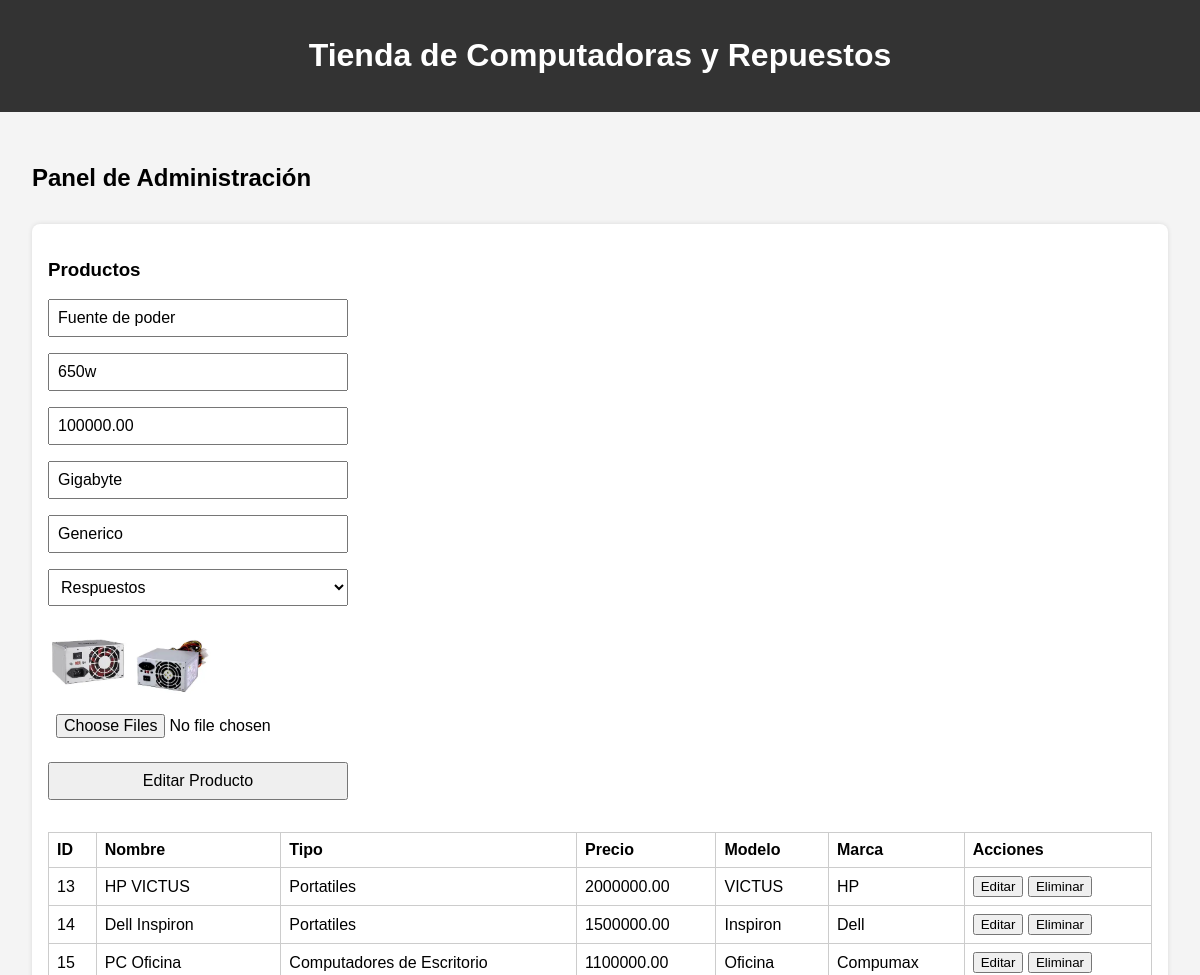
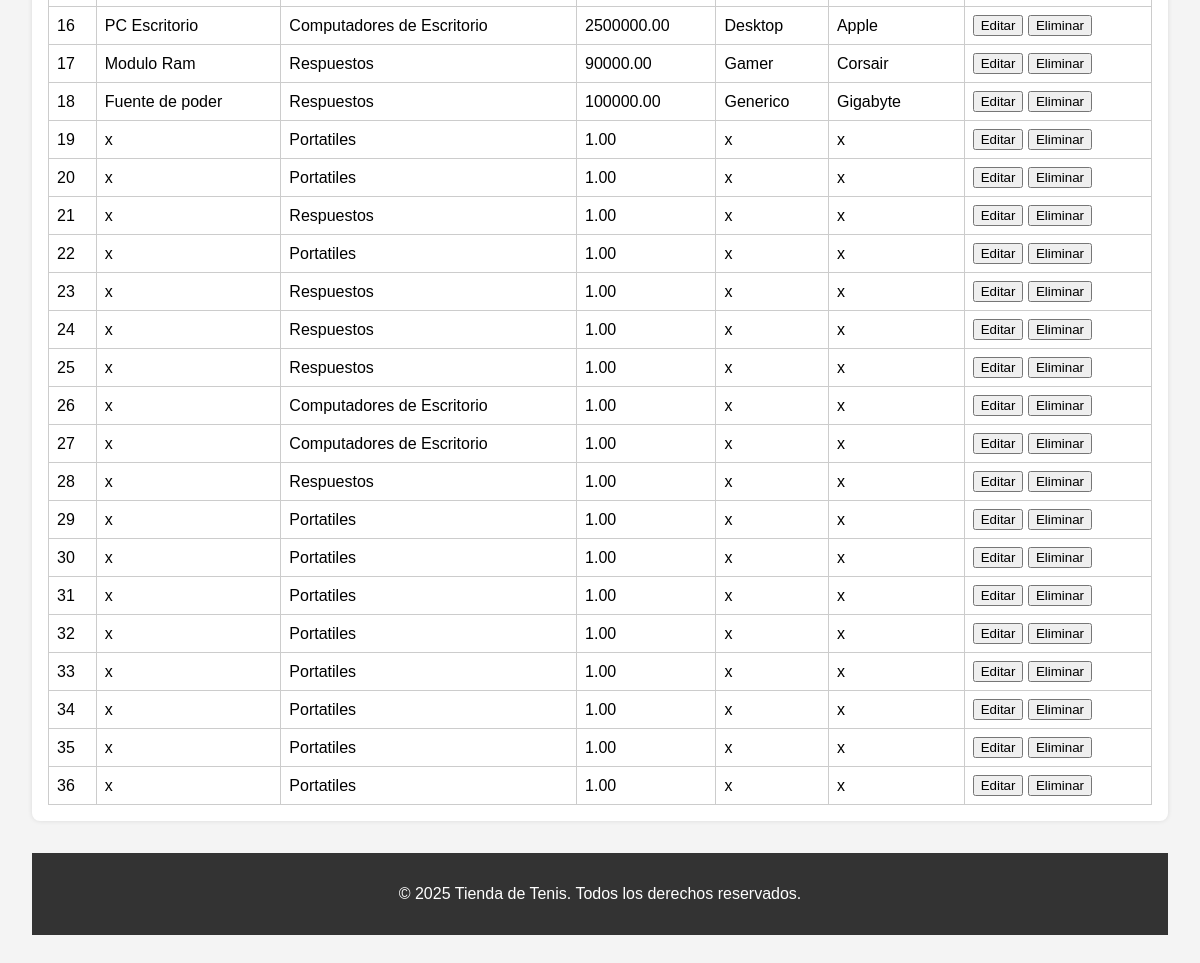
The page /index.php?action=editarProducto&id=18 (signed in) on the database its author committed (2 pictures, top to bottom).
### tables this page shows
CREATE TABLE `productos` (
  `id` int(11) NOT NULL,
  `nombre` varchar(100) NOT NULL,
  `especificaciones` varchar(200) DEFAULT NULL,
  `precio` decimal(13,2) NOT NULL,
  `id_categoria` int(11) DEFAULT NULL,
  `marca` varchar(200) NOT NULL,
  `modelo` varchar(200) NOT NULL,
  `tipo` varchar(50) NOT NULL
);

CREATE TABLE `imagenes` (
  `id` int(11) NOT NULL,
  `id_producto` int(11) DEFAULT NULL,
  `nombre_archivo` varchar(255) DEFAULT NULL
);

CREATE TABLE `categorias` (
  `id` int(11) NOT NULL,
  `nombre` varchar(100) NOT NULL
);

### controlador/controlador.php (called while the page is built, shortened)
<?php
class Controlador
{
    public function consultarProductosxid($id)
    {
        $gestor = new GestorProducto;
        $productosxid = $gestor->consultarProductosxid($id);
        $productos = $gestor->consultarProductos();
        $imagenes = $gestor->consultarImagenesxid($id);
        $categoriasSelect = $gestor->consultarCategorias();
        require_once("vista/html/productos.php");
    }
}

### modelo/gestorProductos.php (called while the page is built, shortened)
<?php
class GestorProducto
{
    public function consultarProductos()
    {
        $conexion = new conexion;
        $conexion->abrir();
        $sql = "SELECT productos.id AS id_producto,
        categorias.nombre AS nombre_categoria,
        productos.nombre,
        productos.especificaciones,
        productos.precio,
        productos.modelo,
        productos.marca
        FROM productos
        JOIN categorias ON productos.id_categoria = categorias.id;";
        $conexion->consulta($sql);
        $result = $conexion->obtenerResultado();
        return $result;
    }
    public function consultarCategorias()
    {
        $conexion = new conexion;
        $conexion->abrir();
        $sql = "SELECT * FROM categorias ";
        $conexion->consulta($sql);
        $result = $conexion->obtenerResultado();
        return $result;
    }
    public function consultarProductosxid($id)
    {
        $conexion = new conexion;
        $conexion->abrir();
        $sql = "SELECT productos.id AS id_producto,
        categorias.nombre AS nombre_categoria,
        categorias.id as id_categoria,
        productos.nombre,
        productos.especificaciones,
        productos.precio,
        productos.modelo,
        productos.marca
        FROM productos
        JOIN categorias ON productos.id_categoria = categorias.id WHERE productos.id='$id'";
        $conexion->consulta($sql);
        $result = $conexion->obtenerResultado();
        return $result;
    }
    public function consultarImagenesxid($id)
    {
        $conexion = new conexion;
        $conexion->abrir();
        $sql = "SELECT * FROM imagenes WHERE id_producto='$id'";
        $conexion->consulta($sql);
        $result = $conexion->obtenerResultado();
        return $result;
    }
}

### modelo/conexion.php (called while the page is built, shortened)
<?php
class Conexion{
    private $mySQLI;
    private $result;
    public function abrir(){
        $this->mySQLI = new mysqli("localhost", "root", "", "tienda_tenis");
    }
    public function consulta($sql){
        $this->result = $this->mySQLI->query($sql);
    }
    public function obtenerResultado(){
        return $this->result;
    }
}

### vista/html/productos.php (the view, shortened to what this page needs)
<!DOCTYPE html>
<html lang="es">
<head>
  <link rel="stylesheet" href="vista/css/style.css">
</head>
<body>
  <header>
    <h1>Tienda de Computadoras y Repuestos</h1>
  </header>
  <?php
  if (isset($_SESSION["rol"]) && $_SESSION["rol"] == "admin") {
    if ($_SESSION["rol"] == "admin") {
      ?>
      <section id="panel-admin">
        <h2>Panel de Administración</h2>
        <div class="admin-section">
          <h3>Productos</h3>
          <?php
          if (isset($productosxid)) {
            $fila3 = $productosxid->fetch_assoc();
            ?>
            <form class="form-admin" action="index.php?action=editarProductoxid" method="post" required
              enctype="multipart/form-data">
              <input type="text" value="<?php echo $fila3["nombre"] ?>" id="nombre" name="nombre" required>
              <input type="text" value="<?php echo $fila3["especificaciones"] ?>" id="especificaciones"
                name="especificaciones" required>
              <input type="number" value="<?php echo $fila3["precio"] ?>" id="precio" name="precio" required>
              <input type="text" value="<?php echo $fila3["marca"] ?>" id="marca" name="marca" required>
              <input type="text" value="<?php echo $fila3["modelo"] ?>" id="modelo" name="modelo" required>
              <select id="categoria" name="categoria" required>
                <?php
                while ($fila2 = $categoriasSelect->fetch_assoc()) {
                  ?>
                  <option <?php if ($fila3["id_categoria"] == $fila2["id"]) {
                    echo "selected";
                  } ?> value="<?php echo $fila2["id"] ?>"><?php echo $fila2["nombre"] ?></option>
                  <?php
                }
                ?>
              </select>
              <div class="galeria-imagenes">
                <?php
                while ($fila4 = $imagenes->fetch_assoc()) {
                  if ($fila4["id_producto"] == $fila3["id_producto"]) {
                    ?>
                    <a href="index.php?action=borrarImagen&id=<?php echo $fila4["id"] ?>" class="imagenEliminar"
                      onclick="return confirm('¿Estás seguro de que quieres eliminar esta imagen?');">
                      <img class="imagenes" src="uploads/<?php echo $fila4["nombre_archivo"] ?>" alt="Imagen del producto">
                    </a>
                    <?php
                  }
                }
                ?>
              </div>
              <input id="cover" class="upload" name="cover[]" type="file" multiple>
              <button type="submit">Editar Producto</button>
            </form>
            <?php
          }
          ?>
          <table>
            <thead>
              <tr>
                <th>ID</th>
                <th>Nombre</th>
                <th>Tipo</th>
                <th>Precio</th>
                <th>Modelo</th>
                <th>Marca</th>
                <th>Acciones</th>
              </tr>
            </thead>
            <tbody>
              <?php
              while ($fila = $productos->fetch_assoc()) {
                ?>
                <tr>
                  <td><?php echo $fila["id_producto"] ?></td>
                  <td><?php echo $fila["nombre"] ?></td>
                  <td><?php echo $fila["nombre_categoria"] ?></td>
                  <td><?php echo $fila["precio"] ?></td>
                  <td><?php echo $fila["modelo"] ?></td>
                  <td><?php echo $fila["marca"] ?></td>
                  <td>
                    <a href="index.php?action=editarProducto&id=<?php echo $fila["id_producto"] ?>"><button
                        type="button">Editar</button></a>
                    <a href="index.php?action=eliminarProducto&id=<?php echo $fila['id_producto']; ?>"
                      onclick="return confirm('¿Estás seguro de que quieres eliminar este producto?');"><button
                        type="button">Eliminar</button></a>
                  </td>
                </tr>
                <?php
              }
              ?>
            </tbody>
          </table>
        </div>
        <?php
    }
  }
  ?>
    <footer>
      <p>&copy; 2025 Tienda de Tenis. Todos los derechos reservados.</p>
    </footer>
</body>
</html>

### vista/css/style.css (style rules this page uses)
body { font-family: Arial, sans-serif; margin: 0; padding: 0; background-color: #f4f4f4; }
header { background-color: #333; color: white; padding: 1rem; text-align: center; }
section { padding: 2rem; }
form { display: flex; flex-direction: column; max-width: 300px; margin-top: 1rem; }
form input, form button, form select { margin-bottom: 1rem; padding: 0.5rem; font-size: 1rem; }
.admin-section { margin-top: 2rem; background: #fff; padding: 1rem; border-radius: 8px; box-shadow: 0 0 5px rgba(0,0,0,0.1); }
.admin-section table { width: 100%; border-collapse: collapse; margin-top: 1rem; }
.admin-section table, th, td { border: 1px solid #ccc; }
.admin-section th, .admin-section td { padding: 0.5rem; text-align: left; }
footer { background-color: #333; color: white; text-align: center; padding: 1rem; margin-top: 2rem; }
.imagenEliminar { position: relative; display: inline-block; }
.imagenes { width: 80px; height: 80px; object-fit: cover; border-radius: 4px; }

### rows shown on the page
productos: nombre "Fuente de poder", especificaciones "650w", precio "100000.00", marca "Gigabyte", modelo "Generico", id "18", id_categoria.nombre "Respuestos"
imagenes: nombre_archivo (picture)
imagenes: nombre_archivo (picture)
productos: id "13", nombre "HP VICTUS", id_categoria.nombre "Portatiles", precio "2000000.00", modelo "VICTUS", marca "HP"
productos: id "14", nombre "Dell Inspiron", id_categoria.nombre "Portatiles", precio "1500000.00", modelo "Inspiron", marca "Dell"
productos: id "15", nombre "PC Oficina", id_categoria.nombre "Computadores de Escritorio", precio "1100000.00", modelo "Oficina", marca "Compumax"
productos: id "16", nombre "PC Escritorio", id_categoria.nombre "Computadores de Escritorio", precio "2500000.00", modelo "Desktop", marca "Apple"
productos: id "17", nombre "Modulo Ram", id_categoria.nombre "Respuestos", precio "90000.00", modelo "Gamer", marca "Corsair"
productos: id "19", nombre "x", id_categoria.nombre "Portatiles", precio "1.00", modelo "x", marca "x"
productos: id "20", nombre "x", id_categoria.nombre "Portatiles", precio "1.00", modelo "x", marca "x"
productos: id "21", nombre "x", id_categoria.nombre "Respuestos", precio "1.00", modelo "x", marca "x"
productos: id "22", nombre "x", id_categoria.nombre "Portatiles", precio "1.00", modelo "x", marca "x"
productos: id "23", nombre "x", id_categoria.nombre "Respuestos", precio "1.00", modelo "x", marca "x"
productos: id "24", nombre "x", id_categoria.nombre "Respuestos", precio "1.00", modelo "x", marca "x"
productos: id "25", nombre "x", id_categoria.nombre "Respuestos", precio "1.00", modelo "x", marca "x"
productos: id "26", nombre "x", id_categoria.nombre "Computadores de Escritorio", precio "1.00", modelo "x", marca "x"
productos: id "27", nombre "x", id_categoria.nombre "Computadores de Escritorio", precio "1.00", modelo "x", marca "x"
productos: id "28", nombre "x", id_categoria.nombre "Respuestos", precio "1.00", modelo "x", marca "x"
productos: id "29", nombre "x", id_categoria.nombre "Portatiles", precio "1.00", modelo "x", marca "x"
productos: id "30", nombre "x", id_categoria.nombre "Portatiles", precio "1.00", modelo "x", marca "x"
productos: id "31", nombre "x", id_categoria.nombre "Portatiles", precio "1.00", modelo "x", marca "x"
productos: id "32", nombre "x", id_categoria.nombre "Portatiles", precio "1.00", modelo "x", marca "x"
productos: id "33", nombre "x", id_categoria.nombre "Portatiles", precio "1.00", modelo "x", marca "x"
productos: id "34", nombre "x", id_categoria.nombre "Portatiles", precio "1.00", modelo "x", marca "x"
productos: id "35", nombre "x", id_categoria.nombre "Portatiles", precio "1.00", modelo "x", marca "x"
productos: id "36", nombre "x", id_categoria.nombre "Portatiles", precio "1.00", modelo "x", marca "x"

### other values the page prints
form field categoria "Respuestos"
